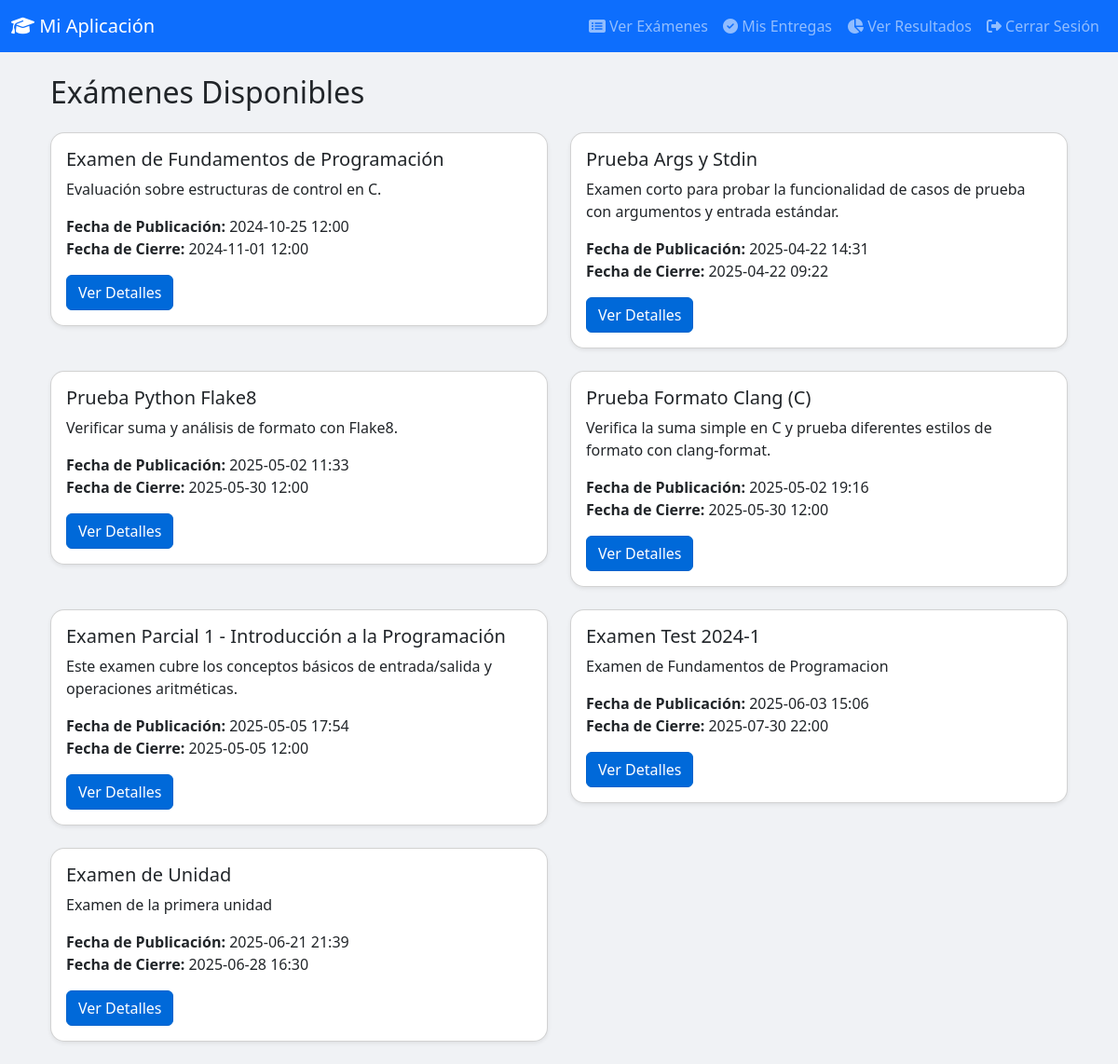
Screenshot of /ver_examenes (signed in) with the database file from the repository.
### models.py (models this page shows)
class Examen(db.Model):
    __tablename__ = 'examen'
    id = db.Column(db.Integer, primary_key=True)
    titulo = db.Column(db.String(200), nullable=False)
    descripcion = db.Column(db.Text, nullable=False)
    fecha_publicacion = db.Column(db.DateTime, nullable=False, default=datetime.utcnow)
    fecha_cierre = db.Column(db.DateTime, nullable=False)
    horario_id = db.Column(db.Integer, db.ForeignKey('horario.id'), nullable=False)
    preguntas = db.relationship('Pregunta', backref='examen', lazy=True, cascade="all, delete-orphan")
    configuracion_examen = db.relationship('ConfiguracionExamen', back_populates='examen', uselist=False)
    __table_args__ = (
        db.Index('ix_examen_titulo', 'titulo'),  # Índice para mejorar las consultas por título de examen
    )

### routes.py (the view)
@app.route('/ver_examenes')
@login_required
def ver_examenes():
    horarios = current_user.horarios
    examenes = Examen.query.filter(Examen.horario_id.in_([h.id for h in horarios])).all()
    return render_template('ver_examenes.html', examenes=examenes)

### models.py (called while the page is built)
@login_manager.user_loader
def load_user(user_id):
    return Usuario.query.get(int(user_id))

### templates/ver_examenes.html (shortened to what this page needs)
{% extends "base.html" %}
{% block content %}
<div class="container mt-4">
    <h2 class="mb-4">Exámenes Disponibles</h2>
    {% if examenes %}
        <div class="row">
            {% for examen in examenes %}
                <div class="col-md-6">
                    <div class="card mb-4 shadow-sm">
                        <div class="card-body">
                            <h5 class="card-title">{{ examen.titulo }}</h5>
                            <p class="card-text">{{ examen.descripcion }}</p>
                            <p class="card-text">
                                <strong>Fecha de Publicación:</strong> {{ examen.fecha_publicacion.strftime('%Y-%m-%d %H:%M') }}<br>
                                <strong>Fecha de Cierre:</strong> {{ examen.fecha_cierre.strftime('%Y-%m-%d %H:%M') }}
                            </p>
                            <a href="{{ url_for('ver_examen', examen_id=examen.id) }}" class="btn btn-primary">Ver Detalles</a>
                        </div>
                    </div>
                </div>
            {% endfor %}
        </div>
    {% else %}
        <div class="alert alert-info" role="alert">
            No hay exámenes disponibles en este momento.
        </div>
    {% endif %}
</div>
{% endblock %}

### static/css/styles.css (style rules this page uses)
body { background-color: #f0f2f5; }
.card { border-radius: 15px; transition: transform 0.2s; }
.btn-primary { background-color: #0069d9; border-color: #0062cc; }

### rows the page displays
Examen: titulo "Examen de Fundamentos de Programación", descripcion "Evaluación sobre estructuras de control en C.", fecha_publicacion "2024-10-25 12:00", fecha_cierre "2024-11-01 12:00"
Examen: titulo "Prueba Args y Stdin", descripcion "Examen corto para probar la funcionalidad de casos de prueba con argumentos y entrada estándar.", fecha_publicacion "2025-04-22 14:31", fecha_cierre "2025-04-22 09:22"
Examen: titulo "Prueba Python Flake8", descripcion "Verificar suma y análisis de formato con Flake8.", fecha_publicacion "2025-05-02 11:33", fecha_cierre "2025-05-30 12:00"
Examen: titulo "Prueba Formato Clang (C)", descripcion "Verifica la suma simple en C y prueba diferentes estilos de formato con clang-format.", fecha_publicacion "2025-05-02 19:16", fecha_cierre "2025-05-30 12:00"
Examen: titulo "Examen Parcial 1 - Introducción a la Programación", descripcion "Este examen cubre los conceptos básicos de entrada/salida y operaciones aritméticas.", fecha_publicacion "2025-05-05 17:54", fecha_cierre "2025-05-05 12:00"
Examen: titulo "Examen Test 2024-1", descripcion "Examen de Fundamentos de Programacion", fecha_publicacion "2025-06-03 15:06", fecha_cierre "2025-07-30 22:00"
Examen: titulo "Examen de Unidad", descripcion "Examen de la primera unidad", fecha_publicacion "2025-06-21 21:39", fecha_cierre "2025-06-28 16:30"
